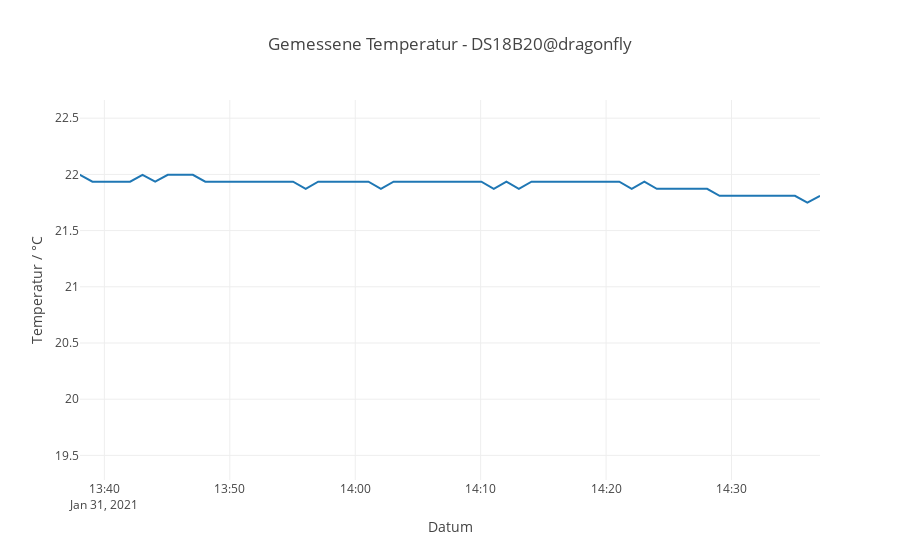

Write notebook code for a chart like this one.
### Code cell
import plotly.graph_objects as go

import pandas as pd
from pathlib2 import Path

temp_file = Path('/Users/eandreas/projects/dev/ds18b20/webapp2/data/get_temp_C.out')
df = pd.read_csv(temp_file, sep=' ', header=None, names=['dev_sn', 'date', 'time', 'temp_raw', 'temp_C'], parse_dates=[['date', 'time']])

# Create figure
fig = go.Figure()

fig.add_trace(
    go.Scatter(x=list(df.date_time), y=list(df.temp_C)))

# Set title
fig.update_layout(
    title_text="Gemessene Temperatur - DS18B20@dragonfly",
    xaxis_title="Datum",
    yaxis_title="Temperatur / °C",
    template='none',
    xaxis_range=[npdt2dtdt(df.date_time.values[-60]), npdt2dtdt(df.date_time.values[-1])]
)

fig.show()

### Figure 1 — Plotly figure (JSON) as saved in the notebook; plotly's stock layout.template omitted (floating-point values rounded to 4 significant figures; data arrays with more than 128 entries replaced by an {"elided": "..."} marker saying what was removed)
{"data": [{"type": "scatter", "x": {"elided": "1010 str values"}, "y": {"elided": "1010 float values"}}], "layout": {"title": {"text": "Gemessene Temperatur - DS18B20@dragonfly"}, "xaxis": {"range": ["2021-01-31T13:38:03.334475", "2021-01-31T14:37:03.204879"], "title": {"text": "Datum"}}, "yaxis": {"title": {"text": "Temperatur / °C"}}}}
